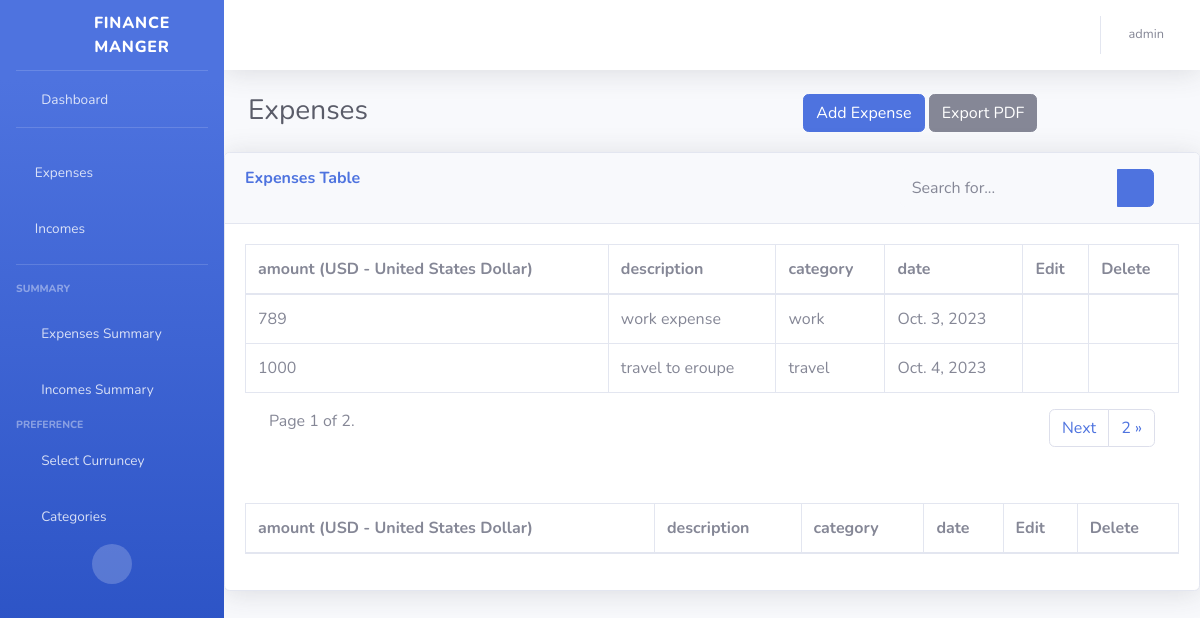
The app's page /expenses/ (signed in) with its own data.
### userPreference/models.py (models this page shows, shortened)
class userPreference(models.Model):
    user = models.OneToOneField(User,on_delete=models.CASCADE)
    currency = models.CharField(max_length=255,blank=True,null=True)

class Categories(models.Model):
    user = models.ForeignKey(User,on_delete=models.CASCADE)
    name = models.CharField(max_length=255)
    def __str__(self) -> str:
        return self.name

### expenses/models.py (models this page shows)
class Expense(models.Model):
    owner = models.ForeignKey(User,on_delete=models.CASCADE)
    amount = models.CharField(max_length=255)
    description = models.CharField(max_length=255)
    category = models.ForeignKey(Categories,on_delete=models.CASCADE)
    date = models.DateField(default=timezone.now)

### expenses/views.py (the view)
# urls.py: path('',views.index,name='main-index'),
def index(request):
    expenses = Expense.objects.all().filter(owner=request.user)
    preference = userPreference.objects.get(user=request.user)
    paginator = Paginator(expenses, 2)
    page_number = request.GET.get('page')
    page_obj = paginator.get_page(page_number)
    context ={
        'page_obj':page_obj,
        'currency':preference.currency
    }
    return render(request,'expenses/index.html',context)

### templates/expenses/index.html (shortened to what this page needs)
{% extends 'partiels/base.html' %}
{% load static %}
{% block content %}
                <div class="container-fluid">
                    <div class="row">
                        <div class="col md-8">
                            <div class="d-sm-flex align-items-center justify-content-between mb-4">
                                <h1 class="h3 mb-0 text-gray-800">Expenses</h1>
                            </div>
                       </div>
                       <div class="col-md-2"></div>
                        <div class="col md-2">
                            <a href="{%url 'add-expense'%}" class="btn btn-primary">Add Expense</a>
                            <a href="{%url 'export_to_pdf'%}" class="btn btn-secondary">Export PDF</a>
                        </div>
                    </div>
        </div>
        <div class="card shadow mb-4">
            <div class="card-header py-3">
            <div class="row">
                <div class="col ">
                        <h6 class="m-0 font-weight-bold text-primary">Expenses Table</h6>
                </div>
                <div class="col"></div>
                <div class="col">
                    <form
                    class="d-none d-sm-inline-block form-inline mr-auto ml-md-3 my-2 my-md-0 mw-100 navbar-search">
                    <div class="input-group">
                        <input type="text"
                        class="form-control bg-light border-0 small"
                        placeholder="Search for..."
                        aria-label="Search"
                        aria-describedby="basic-addon2"
                        id="Search">
                        <div class="input-group-append">
                            <button class="btn btn-primary" type="button">
                                <i class="fas fa-search fa-sm"></i>
                            </button>
                        </div>
                    </div>
                </form>
                </div>
            </div>
        </div>
            <div class="card-body" id="table1">
                <div class="table-responsive">
                    <table class="table table-bordered" id="dataTable" width="100%" cellspacing="0">
                        <thead>
                            <tr>
                                <th>amount ({{currency}})</th>
                                <th>description</th>
                                <th>category</th>
                                <th>date</th>
                                <th>Edit</th>
                                <th>Delete</th>
                            </tr>
                        </thead>
                        <tbody>
                            {% for expense in page_obj %}
                            <tr>
                                <td>{{expense.amount}}</td>
                                <td> {{expense.description}}</td>
                                <td>{{expense.category}}</td>
                                <td>{{expense.date}}</td>
                                <td>
                                    <span><a href="{% url 'edit-expense' expense.id %}"><i class="fas fa-edit" style="color: darkgreen;" >  </i></a></span>
                                    </td>
                                        <td>
                                        <span> <a href="{% url 'delete-expense' expense.id %}"><i class="fas fa-trash" style="color: red;"> </i></a></span>
                                </td>
                            </tr>
                            {% endfor %}
                        </tbody>
                    </table>
                    <div class="container container-pagination">
                        <span class="current">
                                Page {{ page_obj.number }} of {{ page_obj.paginator.num_pages }}.
                                </span>
                        <ul class="pagination align-right float-right mr-auto">
                                {% if page_obj.has_next %}
                                  <li class="page-item">   <a class="page-link" href="?page={{ page_obj.next_page_number }}">Next</a></li>
                                   <li class="page-item">    <a   class="page-link" href="?page={{ page_obj.paginator.num_pages }}">{{ page_obj.paginator.num_pages}} &raquo;</a></li>
                                {% endif %}
                        </ul>
                        </div>
                </div>
                </div>
                <div class="card-body" id="table2">
                    <div class="table-responsive">
                        <table class="table table-bordered" id="dataTable" width="100%" cellspacing="0">
                            <thead>
                                <tr>
                                    <th>amount ({{currency}})</th>
                                    <th>description</th>
                                    <th>category</th>
                                    <th>date</th>
                                    <th>Edit</th>
                                    <th>Delete</th>
                                </tr>
                            </thead>
                        </table>
                    </div>
            </div>
        </div>
{% endblock %}

### templates/partiels/base.html (shortened to what this page needs)
{% load static %}
<!DOCTYPE html>
<html lang="en">
<head>
    <link href="{% static 'vendor/fontawesome-free/css/all.min.css' %}" rel="stylesheet" type="text/css">
    <link href="{% static 'css/sb-admin-2.min.css' %}" rel="stylesheet">
</head>
<body id="page-top">
    <div id="wrapper">
        {% include 'partiels/side-bar.html' %}
        {% block content %}{% endblock  %}
    </div>
</body>
</html>

### templates/partiels/side-bar.html (shortened to what this page needs)
        <ul class="navbar-nav bg-gradient-primary sidebar sidebar-dark accordion" id="accordionSidebar">
            <a class="sidebar-brand d-flex align-items-center justify-content-center" href="index.html">
                <div class="sidebar-brand-icon rotate-n-15">
                    <i class="fas fa-fw fa-money-bill-wave"></i>
                </div>
                <div class="sidebar-brand-text mx-3">Finance Manger</div>
            </a>
            {%if request.user.is_authenticated%}
            <hr class="sidebar-divider my-0">
            <li class="nav-item">
                <a class="nav-link" href="{%url 'main-index'%}">
                    <i class="fas fa-fw fa-tachometer-alt"></i>
                    <span>Dashboard</span></a>
            </li>
                <hr class="sidebar-divider">
            <li class="nav-item">
                <a class="nav-link" href="{%url 'index'%}">
                    <i class="fas fa-money-bill-wave"></i>
                    <span>Expenses</span>
            </a></li>
            <li class="nav-item"><a class="nav-link" href="{%url 'incomes-index'%}">
                    <i class="fas fa-money-bill-wave-alt"></i>
                    <span>Incomes</span>
            </a></li><a class="nav-link" href="charts.html">
            <hr class="sidebar-divider">
            <div class="sidebar-heading">
                Summary
            </div>
            </a><li class="nav-item"><a class="nav-link" href="{% url 'expenses_summary_page' %}">
                    <i class="fas fa-fw fa-chart-pie"></i>
                    <span>Expenses Summary</span></a>
            </li>
            <li class="nav-item">
                <a class="nav-link" href="{% url 'incomes_summary_page' %}">
                    <i class="fas fa-fw fa-chart-pie"></i>
                    <span>Incomes Summary</span></a>
            </li>
            <div class="sidebar-heading">
                Preference
            </div>
            </a><li class="nav-item"><a class="nav-link" href="{% url 'userpreference' %}">
                    <i class="fas fa-fw fa-cogs"></i>
                    <span>Select Curruncey</span></a>
            </li>
            <li class="nav-item">
                <a class="nav-link" href="{% url 'categories' %}">
                    <i class="fas fa-fw fa-list"></i>
                    <span>Categories</span></a>
            </li>
{% endif %}
            <div class="text-center d-none d-md-inline">
                <button class="rounded-circle border-0" id="sidebarToggle"></button>
            </div>
        </ul>
        {%if request.user.is_authenticated%}
        <div id="content-wrapper" class="d-flex flex-column">
            <div id="content">
                <nav class="navbar navbar-expand navbar-light bg-white topbar mb-4 static-top shadow">
                    <ul class="navbar-nav ml-auto">
                        <li class="nav-item dropdown no-arrow">
                            <a class="nav-link dropdown-toggle" href="#" id="userDropdown" role="button"
                                data-toggle="dropdown" aria-haspopup="true" aria-expanded="false">
                                <span class="mr-2 d-none d-lg-inline text-gray-600 small">{{request.user.username}}</span>
                            </a>
                        </li>
                    </ul>
                    {% endif %}
                </nav>

### records on screen
userPreference: currency "USD - United States Dollar"
Expense: amount "789", description "work expense", category "work", date "Oct. 3, 2023"
Expense: amount "1000", description "travel to eroupe", category "travel", date "Oct. 4, 2023"

### other values on screen
{{ request.user.username }} "admin"
{{ page_obj.number }} "1"
{{ page_obj.paginator.num_pages }} "2"
